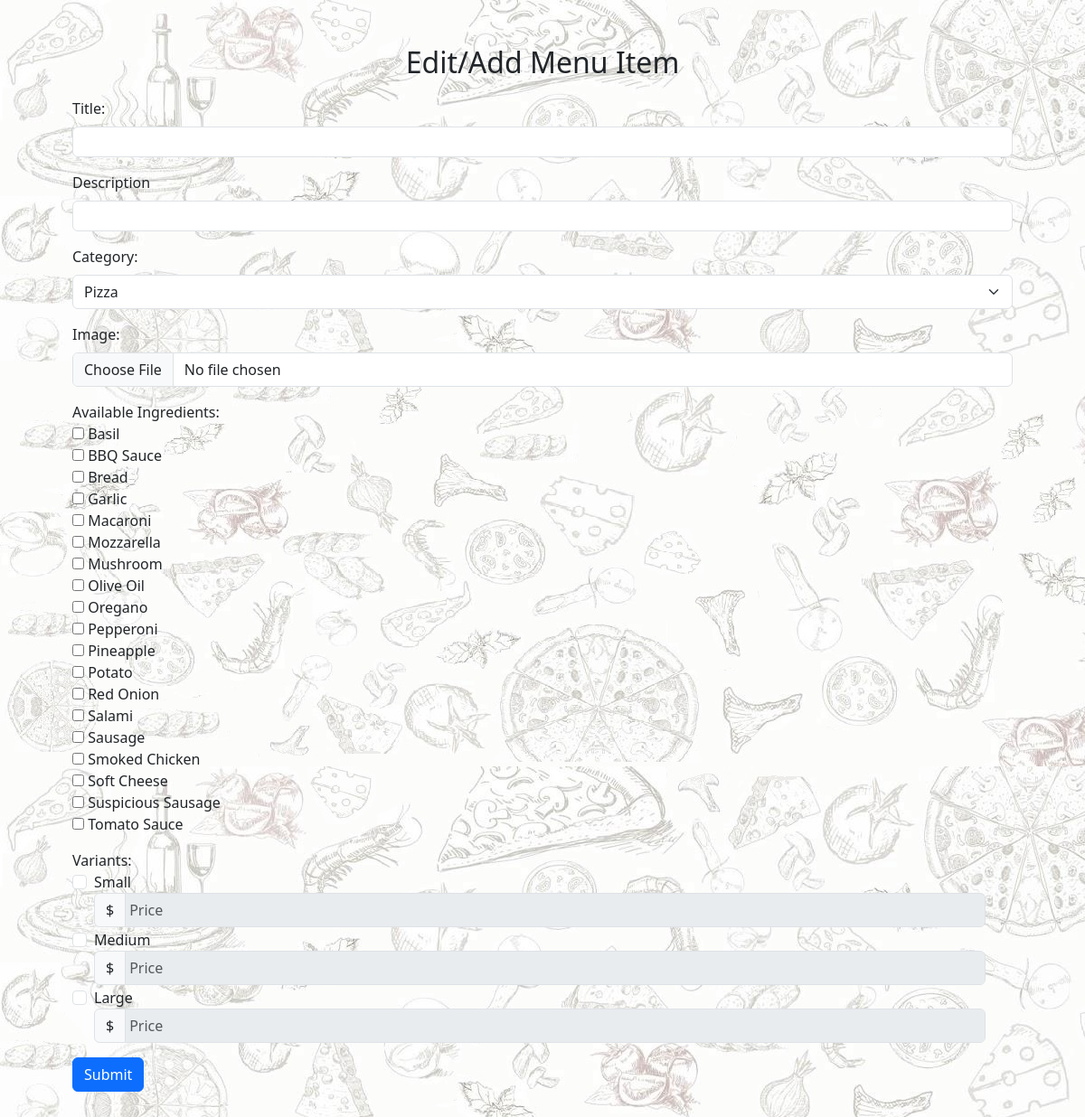
The page /PL/admin/add_item.php on the database its author committed.
### tables this page shows
CREATE TABLE `ingredient` (
  `IngredientID` int(11) NOT NULL,
  `Name` varchar(255) DEFAULT NULL
);

### PL/admin/admin_functions.php (called while the page is built, shortened)
<?php
require 'connection.php';
function getCategories() {
    global $conn;
$sql = "SELECT CategoryID, Name FROM category where IsActive=1";
    $result = $conn->query($sql);
    $categories = [];
    if ($result->num_rows > 0) {
        while ($row = $result->fetch_assoc()) {
            $categories[] = $row;
        }
    } else {
    }
    return $categories;
}
function getIngredients() {
    global $conn;
    $sql = "SELECT IngredientID, Name FROM ingredient";
    $result = $conn->query($sql);
    $ingredients = [];
    if ($result->num_rows > 0) {
        while ($row = $result->fetch_assoc()) {
            $ingredients[] = $row;
        }
    } else {
        echo "0 results";
    }
    return $ingredients;
}
?>

### PL/admin/add_item.php (the view, shortened to what this page needs)
<?php
require 'connection.php';
require 'admin_functions.php';
$categories = getCategories();
$ingredients = getIngredients();
?>
<!DOCTYPE html>
<html lang="en">
<head>
    <link href="https://cdn.jsdelivr.net/npm/bootstrap@5.3.0/dist/css/bootstrap.min.css" rel="stylesheet">
    <link rel="stylesheet" href="https://cdnjs.cloudflare.com/ajax/libs/font-awesome/6.4.0/css/all.min.css">
</head>
<body>
    <div class="container">
        <h2>Edit/Add Menu Item</h2>
        <form id="addItemForm" enctype="multipart/form-data">
            <div class="mb-3">
                <label for="title" class="form-label">Title:</label>
                <input type="text" class="form-control" name="title" id="title" required>
            </div>
            <div class="mb-3">
                <label for="title" class="form-label">Description</label>
                <input type="text" class="form-control" name="description" id="title" required>
            </div>
            <div class="mb-3">
                <label for="category" class="form-label">Category:</label>
                <select class="form-select" name="category" id="category" required>
                    <?php foreach ($categories as $category) { ?>
                        <option value="<?php echo $category['CategoryID']; ?>"><?php echo $category['Name']; ?></option>
                    <?php } ?>
                </select>
            </div>
            <div class="mb-3">
                <label for="image" class="form-label">Image:</label>
                <input type="file" class="form-control" name="image" id="image" required>
            </div>
            <div class="mb-3">
                <label>Available Ingredients:</label><br>
                <?php foreach ($ingredients as $ingredient) { ?>
                    <input type="checkbox" name="ingredients[]" value="<?php echo $ingredient['IngredientID']; ?>">
                    <?php echo $ingredient['Name']; ?><br>
                <?php } ?>
            </div>
            <div class="mb-3">
                <label>Variants:</label><br>
                <div class="form-check">
                    <input class="form-check-input" type="checkbox" name="variants[]" value="small" id="variantSmall" data-price-input="small_price">
                    <label class="form-check-label" for="variantSmall">Small</label>
                    <div class="input-group">
                        <span class="input-group-text">$</span>
                        <input type="text" class="form-control" name="small_price" placeholder="Price" disabled>
                    </div>
                </div>
                <div class="form-check">
                    <input class="form-check-input" type="checkbox" name="variants[]" value="medium" id="variantMedium" data-price-input="medium_price">
                    <label class="form-check-label" for="variantMedium">Medium</label>
                    <div class="input-group">
                        <span class="input-group-text">$</span>
                        <input type="text" class="form-control" name="medium_price" placeholder="Price" disabled>
                    </div>
                </div>
                <div class="form-check">
                    <input class="form-check-input" type="checkbox" name="variants[]" value="large" id="variantLarge" data-price-input="large_price">
                    <label class="form-check-label" for="variantLarge">Large</label>
                    <div class="input-group">
                        <span class="input-group-text">$</span>
                        <input type="text" class="form-control" name="large_price" placeholder="Price" disabled>
                    </div>
                </div>
            </div>
            <button type="submit" class="btn btn-primary">Submit</button>
        </form>
    </div>
</body>
</html>

### PL/admin/add_item.php (style rules this page uses)
body { background-color: #fffbf6; background-image: url("../img/background.jpg"); }
.container { padding: 50px; }
.container h2 { text-align:center; margin-bottom: 20px; }
input[type="text"] { border-radius: 6px; padding: 4px; margin-right: 30px; }

### rows shown on the page
ingredient: Name "Basil"
ingredient: Name "BBQ Sauce"
ingredient: Name "Bread"
ingredient: Name "Garlic"
ingredient: Name "Macaroni"
ingredient: Name "Mozzarella"
ingredient: Name "Mushroom"
ingredient: Name "Olive Oil"
ingredient: Name "Oregano"
ingredient: Name "Pepperoni"
ingredient: Name "Pineapple"
ingredient: Name "Potato"
ingredient: Name "Red Onion"
ingredient: Name "Salami"
ingredient: Name "Sausage"
ingredient: Name "Smoked Chicken"
ingredient: Name "Soft Cheese"
ingredient: Name "Suspicious Sausage"
ingredient: Name "Tomato Sauce"

### other values the page prints
form field category "Pizza"
